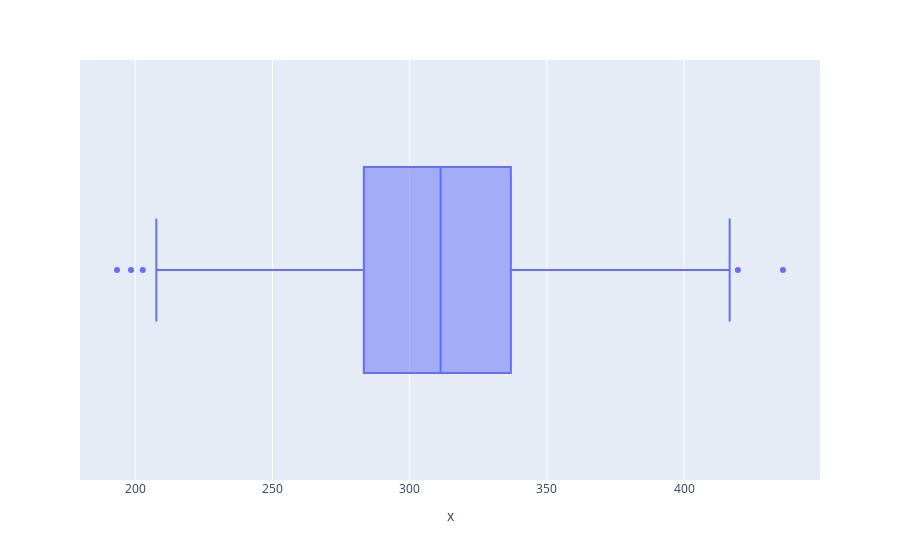
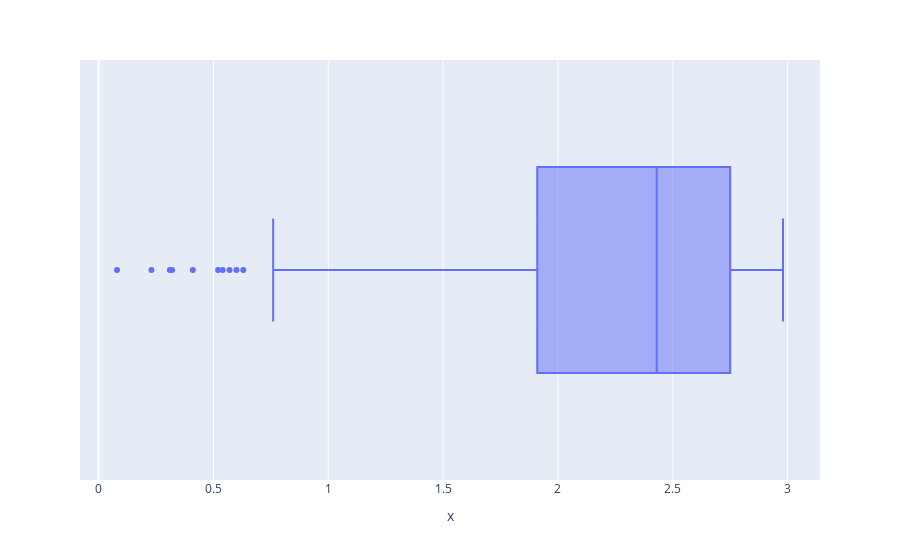

These figures' notebook cell, in order:
### Code cell
sns.set_style("whitegrid")

plt.figure(figsize=(15, 5))
sns.histplot(data.loc[data['PESO_BOMBOM'] > 10.0, 'QTD_CHOC'], bins=30, kde=True)
plt.title('Distribuição de QTD_CHOC quando PESO_BOMBOM é maior que 10 gramas')
plt.xlabel('Quantidade de Chocolate')
plt.ylabel('Frequência')
plt.show()

fig = px.box(data_frame=data, x=data.loc[data['PESO_BOMBOM'] > 10.0, 'QTD_CHOC'])
fig.show()

plt.figure(figsize=(15, 5))
sns.histplot(data.loc[data['PESO_BOMBOM'] > 10.0, 'VAR_1'], bins=30, kde=True)
plt.title('Distribuição de VAR_1 quando PESO_BOMBOM é maior que 10 gramas')
plt.xlabel('VAR_1')
plt.ylabel('Frequência')
plt.show()

fig = px.box(data_frame=data, x=data.loc[data['PESO_BOMBOM'] > 10.0, 'VAR_1'])
fig.show()

### Figure 1 — Plotly figure (JSON) as saved in the notebook; plotly's stock layout.template omitted (floating-point values rounded to 4 significant figures; data arrays with more than 128 entries replaced by an {"elided": "..."} marker saying what was removed)
{"data": [{"alignmentgroup": "True", "hovertemplate": "x=%{x}<extra></extra>", "legendgroup": "", "marker": {"color": "#636efa"}, "name": "", "notched": false, "offsetgroup": "", "orientation": "h", "showlegend": false, "type": "box", "x": {"elided": "299 float values"}, "x0": " ", "xaxis": "x", "y0": " ", "yaxis": "y"}], "layout": {"boxmode": "group", "legend": {"tracegroupgap": 0}, "margin": {"t": 60}, "xaxis": {"anchor": "y", "domain": [0, 1], "title": {"text": "x"}}, "yaxis": {"anchor": "x", "domain": [0, 1]}}}

### Figure 2 — Plotly figure (JSON) as saved in the notebook; plotly's stock layout.template omitted (floating-point values rounded to 4 significant figures; data arrays with more than 128 entries replaced by an {"elided": "..."} marker saying what was removed)
{"data": [{"alignmentgroup": "True", "hovertemplate": "x=%{x}<extra></extra>", "legendgroup": "", "marker": {"color": "#636efa"}, "name": "", "notched": false, "offsetgroup": "", "orientation": "h", "showlegend": false, "type": "box", "x": {"elided": "299 float values"}, "x0": " ", "xaxis": "x", "y0": " ", "yaxis": "y"}], "layout": {"boxmode": "group", "legend": {"tracegroupgap": 0}, "margin": {"t": 60}, "xaxis": {"anchor": "y", "domain": [0, 1], "title": {"text": "x"}}, "yaxis": {"anchor": "x", "domain": [0, 1]}}}
